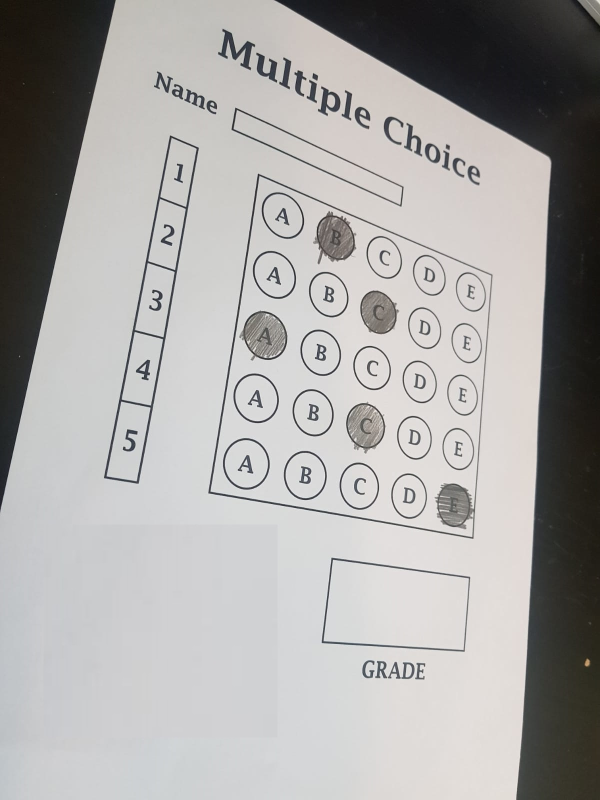
#> input picture sample 5/sample5_2.jpg, 1200 x 1600 px (shown at 1/2 size)
$ python main.py
#> lines starting #> are read from the running program, lines starting #| are printed output that depends on the picture; after the words box and inside, x2 and y2 are one past the last pixel; in counts of white or black regions, pixels touching at a corner belong together
import cv2 as cv
import numpy as np


def is_valid_test(tests):
    # multi answers => WRONG
    answers = list(filter(lambda x: x > 0.3, tests))
    return len(answers) == 1


def sort_contours(contours):
    dic = {}
    error = 25
    for contour in contours:

        x_points = contour[:, :, 0]
        y_points = contour[:, :, 1]

        key = min(y_points)[0]
        min_key = list(filter(lambda x: -error < x - key < error, dic.keys()))

        if min_key:
            key = min_key[0]
            dic[key].append((min(x_points)[0], contour))
        else:
            dic[key] = [(min(x_points)[0], contour)]

    dic = dict(sorted(dic.items()))
    print(dic.keys())

    for key in dic.keys():
        dic[key] = list(sorted(dic[key]))

    return [tup[1] for sublist in dic.values() for tup in sublist]


def fix_rotation(img):
    rows, cols = img.shape[:2]
    img_copy = img.copy()

    img = cv.cvtColor(img, cv.COLOR_BGR2GRAY)
    img = cv.adaptiveThreshold(img, 255, cv.ADAPTIVE_THRESH_MEAN_C, cv.THRESH_BINARY_INV, 15, 11)

    contours, hierarchy = cv.findContours(img, cv.RETR_EXTERNAL, cv.CHAIN_APPROX_SIMPLE)
    roi = max(contours, key=cv.contourArea)

    perimeter = cv.arcLength(roi, True)
    corners = cv.approxPolyDP(roi, perimeter // 10, True)
    corners = np.vstack(corners)
    corners = sorted(corners, key=lambda corner: corner[0])

    if corners[0][1] > corners[1][1]:
        corners[0], corners[1] = corners[1], corners[0]
    if corners[2][1] > corners[3][1]:
        corners[2], corners[3] = corners[3], corners[2]
    corners[1], corners[2] = corners[2], corners[1]

    src = np.float32(corners)
    dst = np.float32([[0, 0], [cols, 0], [0, rows], [cols, rows]])

    projective_matrix = cv.getPerspectiveTransform(src, dst)
    rotated_img = cv.warpPerspective(img_copy, projective_matrix, (cols, rows))

    return rotated_img[5: rows - 5, 5: cols - 5]


if __name__ == "__main__":
    img = cv.imread('sample5_2.jpg')
#> img is the input picture: shape (1600, 1200, 3); mean B, G, R 166.6, 168, 169.5
    img = cv.resize(img, None, fx=.5, fy=.5)
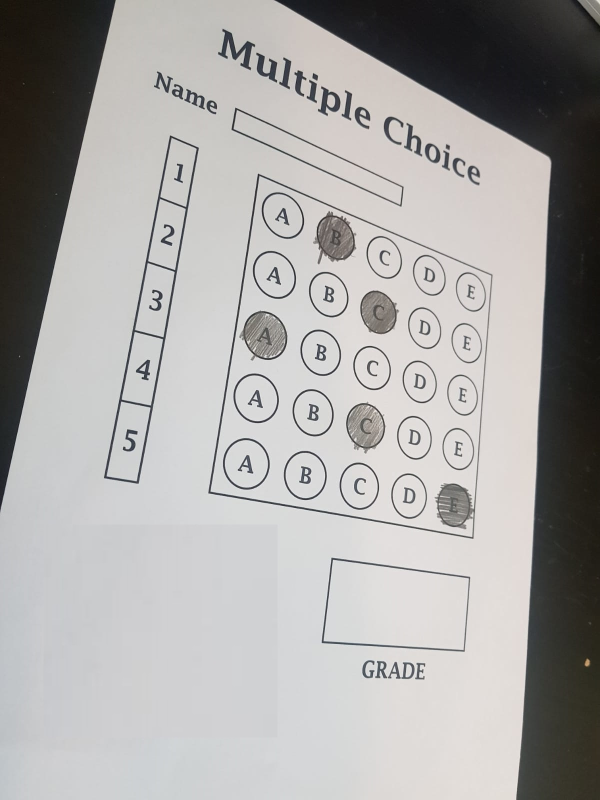
#> img: shape (800, 600, 3); mean B, G, R 166.7, 168.1, 169.6

    roi = fix_rotation(img)
#> in fix_rotation, `img = cv.adaptiveThreshold(img, 255, cv.ADAPTIVE_THRESH_MEAN_C, cv.THR..`:
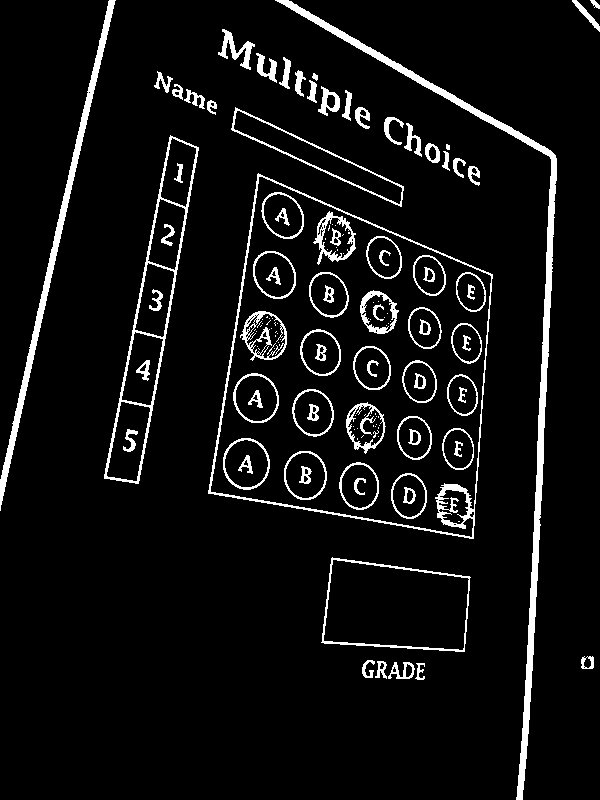
#> img: shape (800, 600); 6.5% white; 144 white regions (60 under 20 px)
#> in fix_rotation, `contours, hierarchy = cv.findContours(img, cv.RETR_EXTERNAL, cv.CHAIN_..`: contours = 33 contours, 1 with area under 20; largest, box (x1, y1, x2, y2) and area: (208, 173, 493, 539) 74872, (321, 557, 471, 652) 11314, (104, 135, 199, 484) 11256, (275, 0, 557, 800) 5336, (231, 107, 404, 207) 3773
#> in fix_rotation, `roi = max(contours, key=cv.contourArea)`: roi = contour of 432 points, box (x1, y1, x2, y2) (208, 173, 493, 539), area 74872
#> in fix_rotation, `perimeter = cv.arcLength(roi, True)`: perimeter = 1172.1
#> in fix_rotation, `corners = cv.approxPolyDP(roi, perimeter // 10, True)`: corners = [[258, 173], [208, 493], [473, 538], [492, 274]]
#> in fix_rotation, `corners = sorted(corners, key=lambda corner: corner[0])`: corners = [[208, 493], [258, 173], [473, 538], [492, 274]]
#> in fix_rotation, `src = np.float32(corners)`: src = [[258, 173], [492, 274], [208, 493], [473, 538]]
#> in fix_rotation, `projective_matrix = cv.getPerspectiveTransform(src, dst)`: projective_matrix = [[1.64, 0.256, -467], [-0.942, 2.18, -134.6], [-0.000744, 0.000177, 1]]
#> in fix_rotation, `rotated_img = cv.warpPerspective(img_copy, projective_matrix, (cols, r..`:
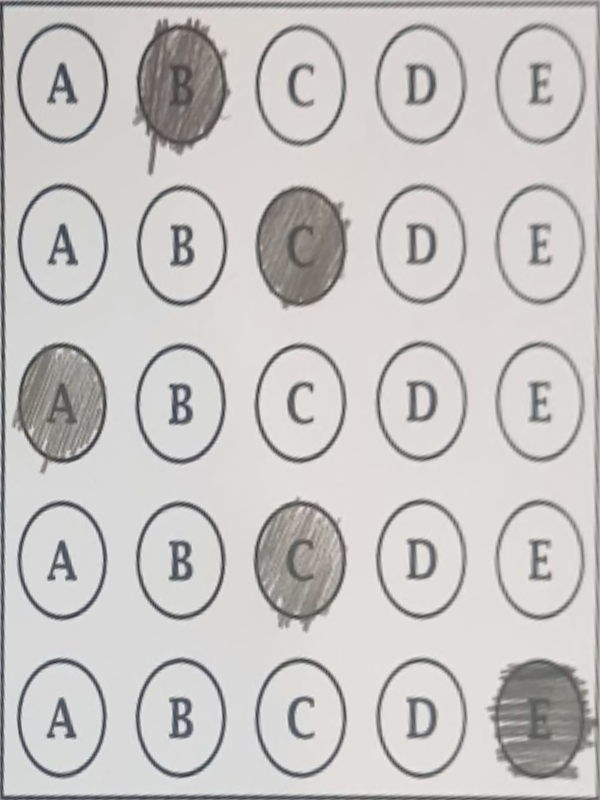
#> rotated_img: shape (800, 600, 3); mean B, G, R 194, 195.6, 198.3
#> in fix_rotation, `return rotated_img[5: rows - 5, 5: cols - 5]`:
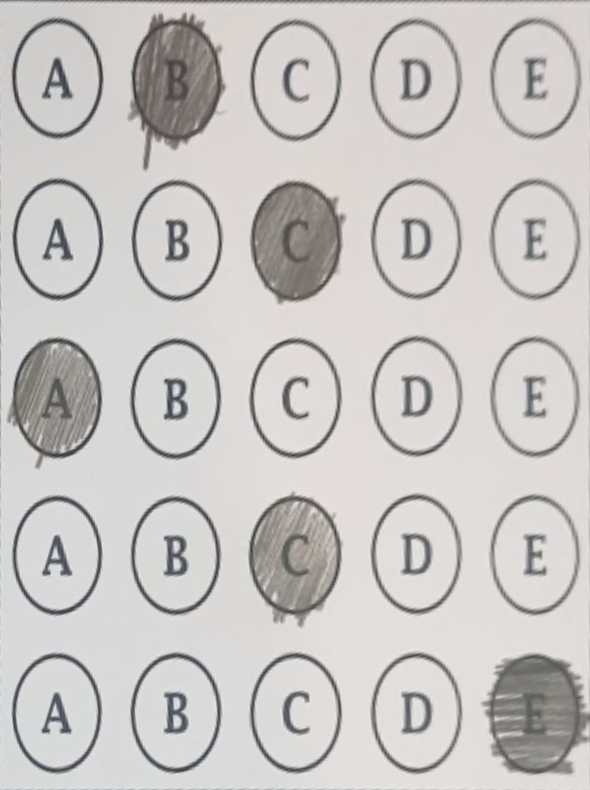
#> returned value: shape (790, 590, 3); mean of channels 0, 1, 2 195.8, 197.5, 200.2; drawn as B, G, R
    output = roi.copy()

    roi = cv.cvtColor(roi, cv.COLOR_BGR2GRAY)
    roi = cv.adaptiveThreshold(roi, 255, cv.ADAPTIVE_THRESH_MEAN_C, cv.THRESH_BINARY_INV, 15, 3)
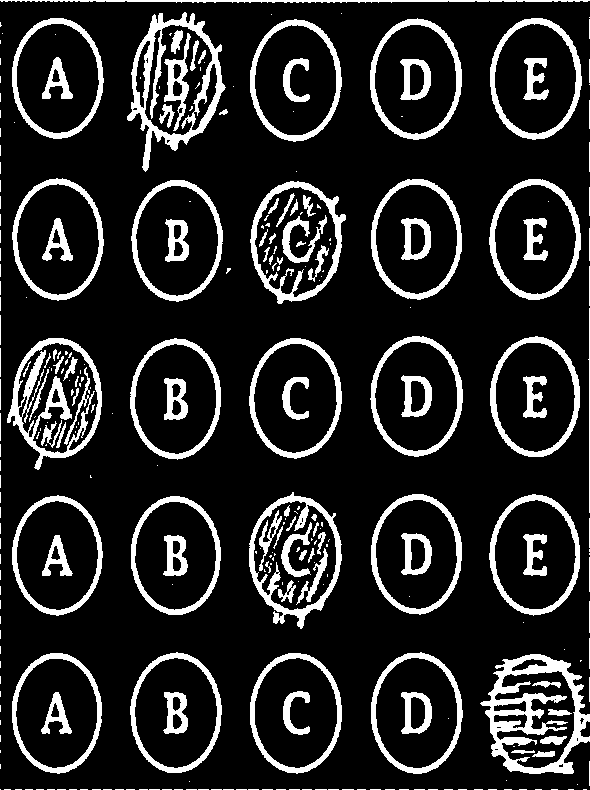
#> roi: shape (790, 590); 15.3% white; 295 white regions (185 under 20 px)

    contours, hierarchy = cv.findContours(roi, cv.RETR_CCOMP, cv.CHAIN_APPROX_SIMPLE)
#> contours = 365 contours, 228 with area under 20; largest, box (x1, y1, x2, y2) and area: (480, 654, 590, 774) 9332, (127, 12, 226, 172) 9166, (249, 492, 342, 629) 8749, (490, 18, 582, 140) 8630, (250, 19, 342, 142) 8624
    contours = list(filter(lambda x: 8e3 < cv.contourArea(x) < 1e4, contours))
#> contours = 25 contours; largest, box (x1, y1, x2, y2) and area: (480, 654, 590, 774) 9332, (127, 12, 226, 172) 9166, (249, 492, 342, 629) 8749, (490, 18, 582, 140) 8630, (250, 19, 342, 142) 8624
    contours = sort_contours(contours)
#> the loop in sort_contours, `for contour in contours: ` made 25 passes
#> min_key on passes 2, 3, 4, 5, 7, 8, 9, 10, 12, 13, 14, 15: [654], [654], [654], [654], [496], [496], [496], [496], [338], [338], [338], [338]
#> after the loop in sort_contours, `for contour in contours:`: dic = 5 items
#| dict_keys([19, 181, 338, 496, 654])
#> the loop in sort_contours, `for key in dic.keys():` made 5 passes

    coord = []
    answers = []
    for i in range(0, len(contours), 5):
        filled_percentages = []

        for j in range(i, i + 5):
            x, y, w, h = cv.boundingRect(contours[j])
            choice = roi[y: y+h, x: x+w]
            coord.append((x, y, w, h))

            area = w * h
            filled_area = np.count_nonzero(choice)
            filled_percentages.append(filled_area / area)

        if is_valid_test(filled_percentages.copy()):
            choice = filled_percentages.index(max(filled_percentages)) + 1
            answers.append(choice)

            x, y, w, h = coord[i + choice - 1]
            cv.rectangle(output, (x, y), (x + w, y + h), (0, 255, 0), 5)

        else:
            answers.append(-1)
#> this loop made 5 passes
#> (i, answers in is_valid_test, choice, x, y, w, h) on passes 2 to 5: (5, [0.317], 3, 250, 181, 96, 123), (10, [0.345], 1, 7, 338, 95, 132), (15, [0.335], 3, 249, 492, 93, 137), (20, [0.408], 5, 480, 654, 110, 120)
#> (answers in is_valid_test, choice, x, y, w, h) on pass 1: ([0.326], 2, 127, 12, 99, 160)
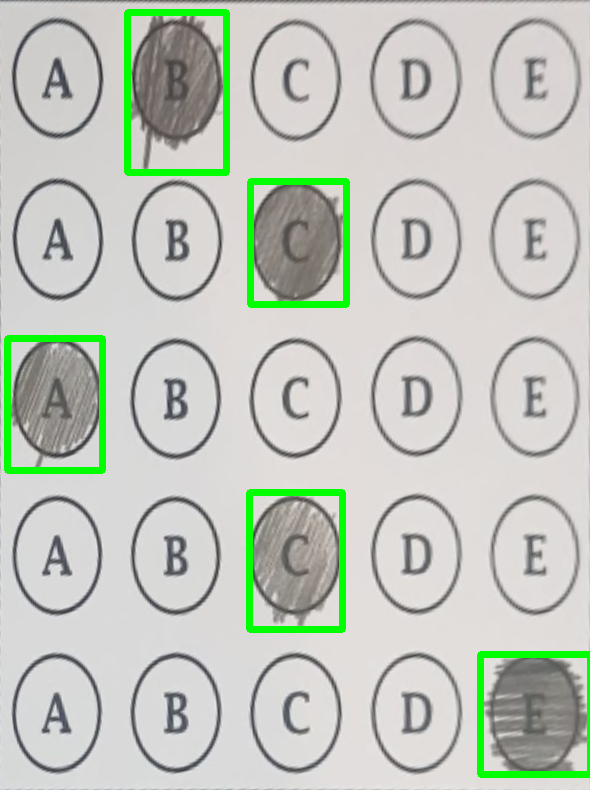
#> output: shape (790, 590, 3); 3.37% of pixels changed, all inside (x1, y1, x2, y2) = (4, 9, 590, 778)
#> after the loop, answers = [2, 3, 1, 3, 5]; coord = 25 items, first 6: (12, 18, 92, 121), (127, 12, 99, 160), (250, 19, 92, 123), (370, 18, 92, 122), (490, 18, 92, 122), (12, 178, 92, 123)


    print(answers)
#| [2, 3, 1, 3, 5]

    cv.imwrite('output.jpg', output)
    cv.imshow('Detected Choices', output)
    cv.waitKey()
    cv.destroyAllWindows()

$ run again, with sample 5/sample5.jpg copied over sample 5/sample5_2.jpg
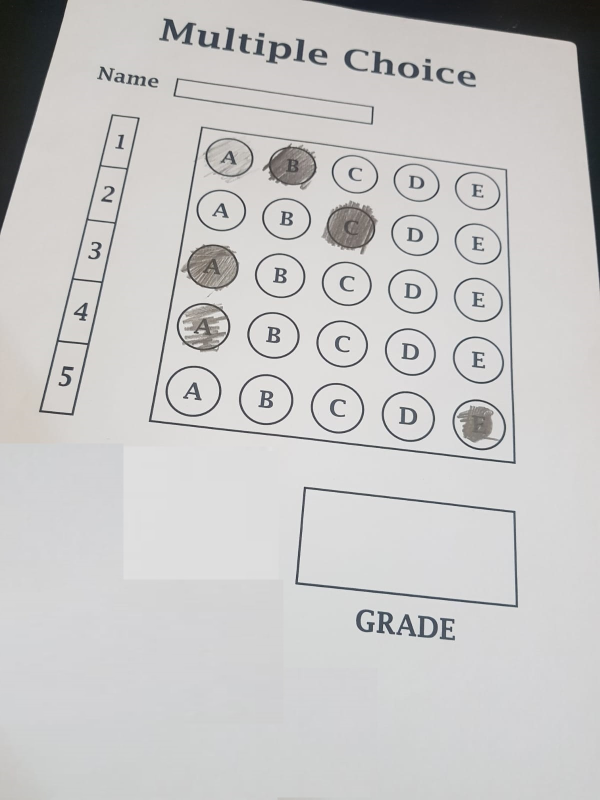
#> input picture sample 5/sample5.jpg, 1200 x 1600 px (shown at 1/2 size)
#> img is the input picture: shape (1600, 1200, 3); mean B, G, R 198.8, 199.4, 200.2
#> in fix_rotation, `img = cv.adaptiveThreshold(img, 255, cv.ADAPTIVE_THRESH_MEAN_C, cv.THR..`:
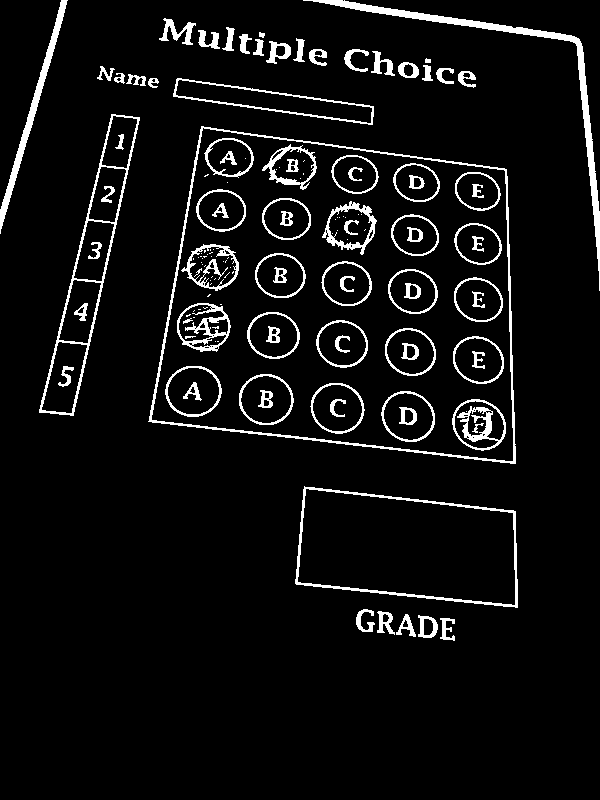
#> img: shape (800, 600); 6.3% white; 142 white regions (56 under 20 px)
#> in fix_rotation, `contours, hierarchy = cv.findContours(img, cv.RETR_EXTERNAL, cv.CHAIN_..`: contours = 31 contours, 2 with area under 20; largest, box (x1, y1, x2, y2) and area: (148, 126, 516, 464) 99766, (295, 486, 518, 608) 21062, (39, 114, 140, 416) 9454, (173, 78, 374, 125) 3676, (303, 0, 600, 291) 2552
#> in fix_rotation, `roi = max(contours, key=cv.contourArea)`: roi = contour of 299 points, box (x1, y1, x2, y2) (148, 126, 516, 464), area 99766
#> perimeter = 1322.7
#> in fix_rotation, `corners = cv.approxPolyDP(roi, perimeter // 10, True)`: corners = [[201, 126], [148, 421], [515, 463], [506, 169]]
#> in fix_rotation, `corners = sorted(corners, key=lambda corner: corner[0])`: corners = [[148, 421], [201, 126], [506, 169], [515, 463]]
#> src = [[201, 126], [506, 169], [148, 421], [515, 463]]
#> projective_matrix = [[1.96, 0.352, -438], [-0.471, 3.34, -326.3], [-0.00019, 0.000692, 1]]
#> `contours, hierarchy = cv.findContours(roi, cv.RETR_CCOMP, cv.CHAIN_APP..`: contours = 339 contours, 197 with area under 20; largest, box (x1, y1, x2, y2) and area: (244, 159, 345, 315) 9638, (121, 7, 223, 150) 9156, (4, 338, 104, 464) 8716, (370, 336, 462, 459) 8638, (131, 178, 223, 302) 8634
#> `contours = list(filter(lambda x: 8e3 < cv.contourArea(x) < 1e4, contou..`: contours = 25 contours; largest, box (x1, y1, x2, y2) and area: (244, 159, 345, 315) 9638, (121, 7, 223, 150) 9156, (4, 338, 104, 464) 8716, (370, 336, 462, 459) 8638, (131, 178, 223, 302) 8634
#> the loop in sort_contours, `for contour in contours: ` made 25 passes
#> min_key on passes 2, 3, 4, 5, 7, 8, 9, 10: [655], [655], [655], [655], [498], [498], [498], [498]
#> after the loop in sort_contours, `for contour in contours:`: dic = 5 items
#| dict_keys([18, 180, 339, 498, 655])
#> the loop in sort_contours, `for key in dic.keys():` made 5 passes
#> key on passes 1 to 5: 18, 180, 339, 498, 655
#> the loop `for i in range(0, len(contours), 5):` made 5 passes
#> (i, answers in is_valid_test, choice, x, y, w, h) on passes 2 to 5: (5, [0.344], 3, 244, 159, 101, 156), (10, [0.347], 1, 4, 338, 100, 126), (15, [0.396], 1, 13, 497, 91, 124), (20, [0.359], 5, 489, 654, 93, 121)
#> after the loop `for i in range(0, len(contours), 5):`:
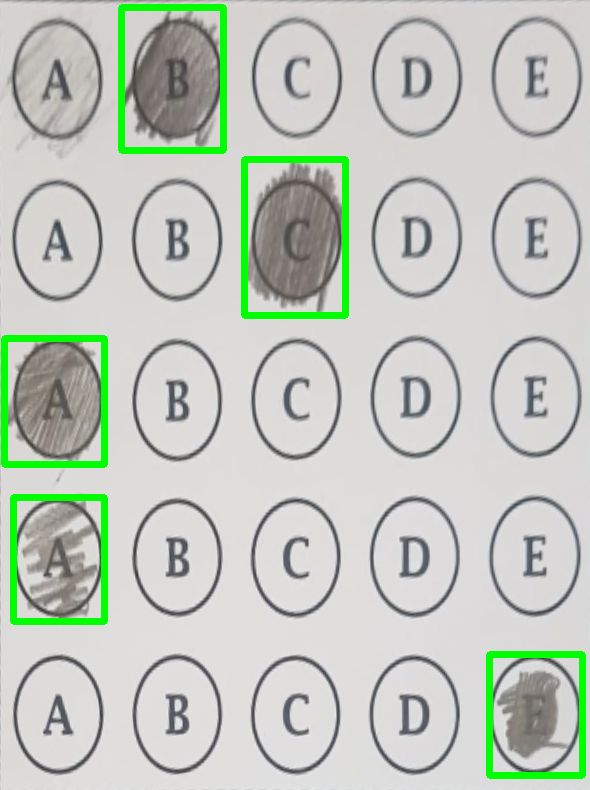
#> output: shape (790, 590, 3); mean B, G, R 190, 199.9, 192.6
#> after the loop `for i in range(0, len(contours), 5):`: answers = [2, 3, 1, 1, 5]; coord = 25 items, first 6: (10, 18, 93, 122), (121, 7, 102, 143), (252, 17, 90, 122), (371, 17, 92, 121), (491, 16, 92, 122), (12, 180, 91, 122)
#| [2, 3, 1, 1, 5]
